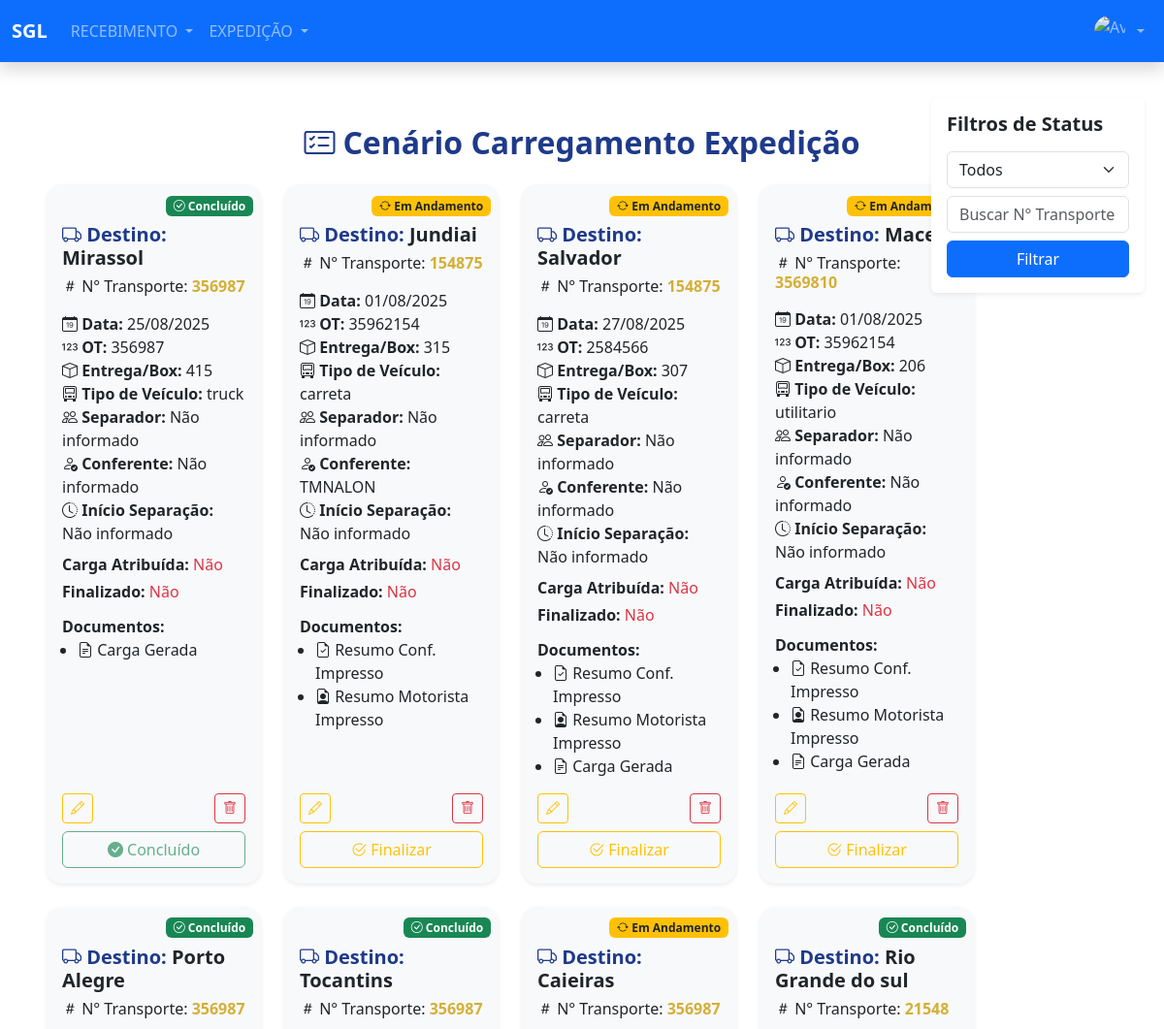
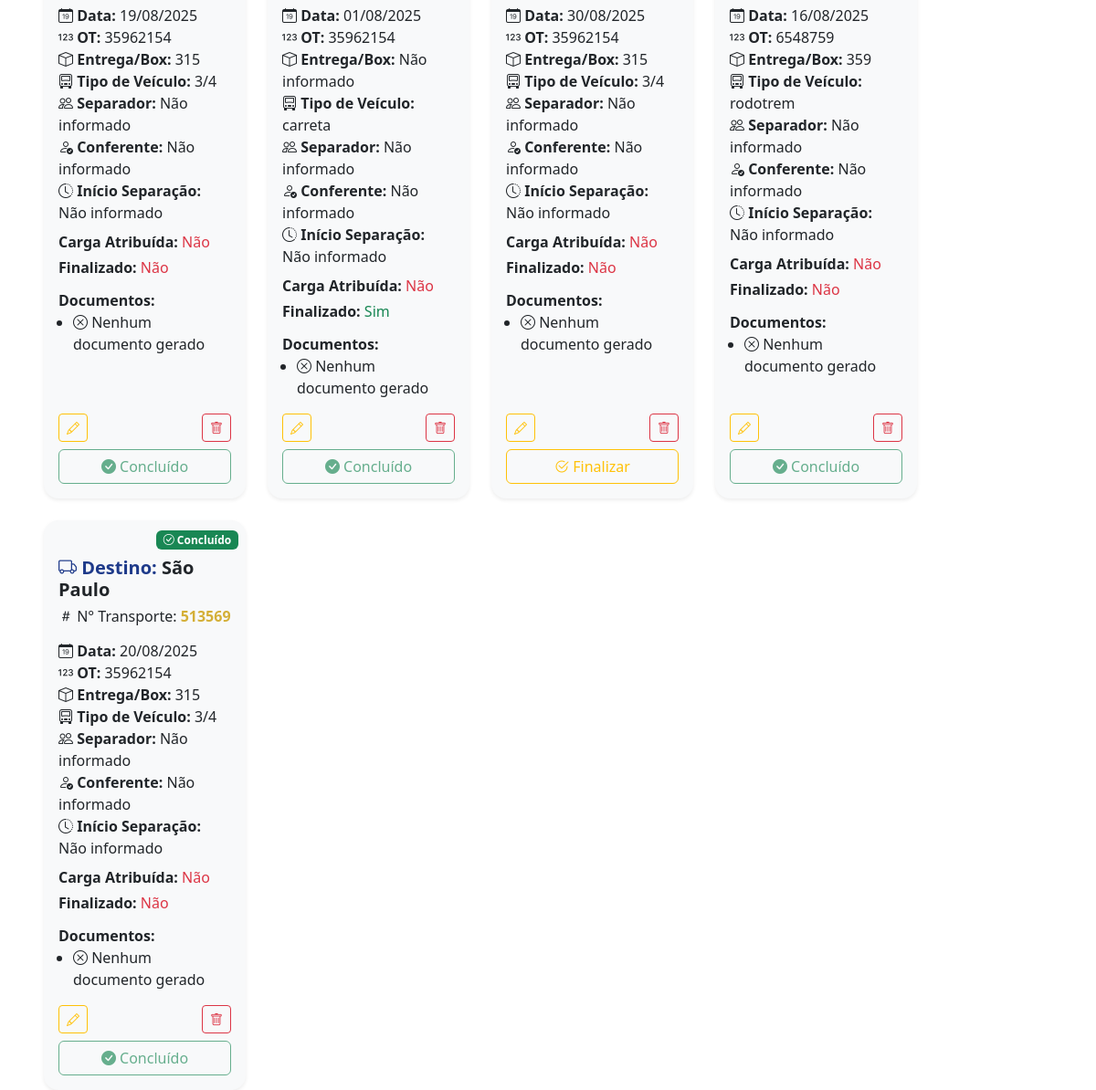
Screenshot of /expedicao/cargas/ (signed in) with the database file from the repository (2 pictures, top to bottom).
### expedicao/models.py (models this page shows, shortened)
class ControleSeparacao(models.Model):
    destino = models.CharField(max_length=150, default="Destino desconhecido")
    data = models.DateField(verbose_name="Data da Carga")
    numero_transporte = models.CharField("Número da Carga", max_length=10)
    ot = models.CharField("Ordem de Transporte", max_length=10)
    entrega_box = models.CharField(max_length=3, blank=True, null=True, default="Não informado")
    TIPO_VEICULO_CHOICES = [
        ("3/4", "3/4"),
        ("toco", "Toco"),
        ("carreta", "Carreta"),
        ("truck", "Truck"),
        ("rodotrem", "Rodotrem"),
        ("container", "Container"),
        ("utilitario", "Utilitário"),
    ]
    tipo_veiculo = models.CharField(max_length=20, choices=TIPO_VEICULO_CHOICES, blank=True, default="Não informado")
    outros_separadores = models.CharField(max_length=255, blank=True, default="Não informado")
    conferente = models.CharField(max_length=100, blank=True, default="Não informado")
    inicio_separacao = models.TimeField(blank=True, null=True)
    resumo_conf = models.BooleanField(default=False)
    resumo_motorista = models.BooleanField(default=False)
    etiquetas_cds = models.BooleanField(default=False)
    carga_gerada = models.BooleanField(default=False)
    atribuida = models.BooleanField(default=False)
    finalizado = models.BooleanField(default=False)
    STATUS_CHOICES = [
        ("Pendente", "Pendente"),
        ("Andamento", "Em Andamento"),
        ("Concluido", "Concluído"),
    ]
    status = models.CharField(max_length=20, choices=STATUS_CHOICES, default="Pendente")

### expedicao/views.py (the view, shortened to what this page needs)
# urls.py: path("cargas/", CargasListView.as_view(), name="cargas_list"),
class CargasListView(ListView):
    model = ControleSeparacao
    template_name = "expedicao/card_separacao.html"
    context_object_name = 'cargas'
    ordering = ['-id']
    def get_queryset(self):
        queryset = super().get_queryset()
        status = self.request.GET.get('status')
        if status:
            queryset = queryset.filter(status=status)
        numero_transporte = self.request.GET.get('numero_transporte')
        if numero_transporte:
            queryset = queryset.filter(numero_transporte__icontains=numero_transporte)
        return queryset
    def get_context_data(self, **kwargs):
        context = super().get_context_data(**kwargs)
        context['status_selected'] = self.request.GET.get('status', '')
        context['numero_transporte_search'] = self.request.GET.get('numero_transporte', '')
        return context

### templates/expedicao/card_separacao.html (shortened to what this page needs)
{% extends 'receipt/index.html' %}
{% block content %}
<div class="container-fluid mt-5 px-lg-4">
    <h2 class="text-center fw-bold mb-4" style="color:#1e3a8a;">
        <i class="bi bi-card-checklist me-2"></i>Cenário Carregamento Expedição
    </h2>
    <div class="row">
        <div class="col-lg-10 ms-lg-4">
            <div class="row g-4 justify-content-start">
                {% for carga in cargas %}
                <div class="col-md-6 col-lg-3" id="carga-{{ carga.id }}">
                    <div class="card shadow-sm border-0 h-100 d-flex flex-column position-relative"
                         style="border-radius: 1rem; background-color:#f8f9fa;">
                        <div class="position-absolute" style="top: 0.5rem; right: 0.5rem;">
                            {% if carga.status == "Pendente" %}
                                <span class="badge bg-secondary"><i class="bi bi-hourglass-split"></i> Pendente</span>
                            {% elif carga.status == "Andamento" %}
                                <span class="badge bg-warning text-dark"><i class="bi bi-arrow-repeat"></i> Em Andamento</span>
                            {% elif carga.status == "Concluido" %}
                                <span class="badge bg-success"><i class="bi bi-check-circle"></i> Concluído</span>
                            {% endif %}
                        </div>
                        <div class="card-body d-flex flex-column mt-4">
                            <h5 class="card-title fw-bold mb-2" style="color:#1e3a8a;">
                                <i class="bi bi-truck"></i> Destino:
                                <span class="text-dark">{{ carga.destino|default:"Não informado" }}</span>
                            </h5>
                            <h6 class="mb-3">
                                <i class="bi bi-hash"></i> N° Transporte:
                                <a href="{% url 'expedicao:detalhe_carga' carga.id %}" class="fw-bold text-decoration-none" style="color:#d4af37;">
                                    {{ carga.numero_transporte|default:"Não informado" }}
                                </a>
                            </h6>
                            <ul class="list-unstyled mb-2">
                                <li><i class="bi bi-calendar-date"></i> <strong>Data:</strong> {{ carga.data|date:"d/m/Y"|default:"Não informado" }}</li>
                                <li><i class="bi bi-123"></i> <strong>OT:</strong> {{ carga.ot|default:"Não informado" }}</li>
                                <li><i class="bi bi-box"></i> <strong>Entrega/Box:</strong> {{ carga.entrega_box|default:"Não informado" }}</li>
                                <li><i class="bi bi-truck-front"></i> <strong>Tipo de Veículo:</strong> {{ carga.tipo_veiculo|default:"Não informado" }}</li>
                                <li><i class="bi bi-people"></i> <strong>Separador:</strong> {{ carga.outros_separadores|default:"Não informado" }}</li>
                                <li><i class="bi bi-person-check"></i> <strong>Conferente:</strong> {{ carga.conferente|default:"Não informado" }}</li>
                                <li><i class="bi bi-clock-history"></i> <strong>Início Separação:</strong> {{ carga.inicio_separacao|date:"d/m/Y H:i"|default:"Não informado" }}</li>
                            </ul>
                            <div class="mb-2">
                                <p class="mb-1"><strong>Carga Atribuída:</strong>
                                    {% if carga.atribuida %}<span class="text-success">Sim</span>{% else %}<span class="text-danger">Não</span>{% endif %}
                                </p>
                                <p class="mb-1"><strong>Finalizado:</strong>
                                    {% if carga.finalizado %}<span class="text-success">Sim</span>{% else %}<span class="text-danger">Não</span>{% endif %}
                                </p>
                            </div>
                            <div class="mb-3">
                                <strong>Documentos:</strong>
                                <ul class="mb-0 ps-3">
                                    {% if carga.resumo_conf %}<li><i class="bi bi-file-earmark-check"></i> Resumo Conf. Impresso</li>{% endif %}
                                    {% if carga.resumo_motorista %}<li><i class="bi bi-file-earmark-person"></i> Resumo Motorista Impresso</li>{% endif %}
                                    {% if carga.carga_gerada %}<li><i class="bi bi-file-earmark-text"></i> Carga Gerada</li>{% endif %}
                                    {% if not carga.resumo_conf and not carga.resumo_motorista and not carga.etiquetas_cds and not carga.carga_gerada %}
                                        <li><i class="bi bi-x-circle"></i> Nenhum documento gerado</li>
                                    {% endif %}
                                </ul>
                            </div>
                            <div class="mt-auto">
                                <div class="d-flex justify-content-between mb-2">
                                    <a href="{% url 'expedicao:editar_carga' carga.id %}" class="btn btn-sm btn-outline-warning">
                                        <i class="bi bi-pencil"></i>
                                    </a>
                                    <a href="{% url 'expedicao:excluir_carga' pk=carga.id %}" class="btn btn-sm btn-outline-danger">
                                        <i class="bi bi-trash"></i>
                                    </a>
                                </div>
                                <div class="d-flex justify-content-center">
                                    {% if carga.status == "Pendente" %}
                                    <form method="post" action="#carga-{{ carga.id }}" class="w-100">
                                        {% csrf_token %}
                                        <input type="hidden" name="carga_id" value="{{ carga.id }}">
                                        <button type="submit" class="btn btn-outline-secondary w-100">
                                            <i class="bi bi-play-circle"></i> Iniciar
                                        </button>
                                    </form>
                                    {% elif carga.status == "Andamento" %}
                                    <form method="post" action="#carga-{{ carga.id }}" class="w-100">
                                        <button type="submit" class="btn btn-outline-warning w-100">
                                            <i class="bi bi-check2-circle"></i> Finalizar
                                        </button>
                                    </form>
                                    {% else %}
                                    <button type="button" class="btn btn-outline-success w-100" disabled>
                                        <i class="bi bi-check-circle-fill"></i> Concluído
                                    </button>
                                    {% endif %}
                                </div>
                            </div>
                        </div>
                    </div>
                </div>
                {% empty %}
                <p class="text-center text-muted mt-4">Nenhuma carga encontrada.</p>
                {% endfor %}
            </div>
        </div>
        <div class="col-lg-2 d-none d-lg-block">
            <div class="card shadow-sm border-0 p-3 mb-4" style="position: fixed; right: 20px; top: 100px; width: 220px;">
                <h5 class="fw-bold mb-3">Filtros de Status</h5>
                <form method="get">
                    <div class="mb-2">
                        <select name="status" class="form-select">
                            <option value="">Todos</option>
                        </select>
                    </div>
                    <div class="mb-2">
                        <input type="text" name="numero_transporte" class="form-control" placeholder="Buscar N° Transporte"
                               value="{{ request.GET.numero_transporte }}">
                    </div>
                    <button type="submit" class="btn btn-primary w-100">Filtrar</button>
                </form>
            </div>
        </div>
    </div>
</div>
{% endblock %}

### rows the page displays
ControleSeparacao: status "Concluido" (drawn), destino "Mirassol", numero_transporte "356987", data "25/08/2025", ot "356987", entrega_box "415", tipo_veiculo "truck", outros_separadores "Não informado", conferente "Não informado", inicio_separacao "Não informado", atribuida "Não", finalizado "Não", carga_gerada True (drawn)
ControleSeparacao: status "Andamento" (drawn), destino "Jundiai", numero_transporte "154875", data "01/08/2025", ot "35962154", entrega_box "315", tipo_veiculo "carreta", outros_separadores "Não informado", conferente "TMNALON", inicio_separacao "Não informado", atribuida "Não", finalizado "Não", resumo_conf True (drawn), resumo_motorista True (drawn)
ControleSeparacao: status "Andamento" (drawn), destino "Salvador", numero_transporte "154875", data "27/08/2025", ot "2584566", entrega_box "307", tipo_veiculo "carreta", outros_separadores "Não informado", conferente "Não informado", inicio_separacao "Não informado", atribuida "Não", finalizado "Não", resumo_conf True (drawn), resumo_motorista True (drawn), carga_gerada True (drawn)
ControleSeparacao: status "Andamento" (drawn), destino "Maceio", numero_transporte "3569810", data "01/08/2025", ot "35962154", entrega_box "206", tipo_veiculo "utilitario", outros_separadores "Não informado", conferente "Não informado", inicio_separacao "Não informado", atribuida "Não", finalizado "Não", resumo_conf True (drawn), resumo_motorista True (drawn), carga_gerada True (drawn)
ControleSeparacao: status "Concluido" (drawn), destino "Porto Alegre", numero_transporte "356987", data "19/08/2025", ot "35962154", entrega_box "315", tipo_veiculo "3/4", outros_separadores "Não informado", conferente "Não informado", inicio_separacao "Não informado", atribuida "Não", finalizado "Não", resumo_conf False (drawn)
ControleSeparacao: status "Concluido" (drawn), destino "Tocantins", numero_transporte "356987", data "01/08/2025", ot "35962154", entrega_box "Não informado", tipo_veiculo "carreta", outros_separadores "Não informado", conferente "Não informado", inicio_separacao "Não informado", atribuida "Não", finalizado "Sim", resumo_conf False (drawn)
ControleSeparacao: status "Andamento" (drawn), destino "Caieiras", numero_transporte "356987", data "30/08/2025", ot "35962154", entrega_box "315", tipo_veiculo "3/4", outros_separadores "Não informado", conferente "Não informado", inicio_separacao "Não informado", atribuida "Não", finalizado "Não", resumo_conf False (drawn)
ControleSeparacao: status "Concluido" (drawn), destino "Rio Grande do sul", numero_transporte "21548", data "16/08/2025", ot "6548759", entrega_box "359", tipo_veiculo "rodotrem", outros_separadores "Não informado", conferente "Não informado", inicio_separacao "Não informado", atribuida "Não", finalizado "Não", resumo_conf False (drawn)
ControleSeparacao: status "Concluido" (drawn), destino "São Paulo", numero_transporte "513569", data "20/08/2025", ot "35962154", entrega_box "315", tipo_veiculo "3/4", outros_separadores "Não informado", conferente "Não informado", inicio_separacao "Não informado", atribuida "Não", finalizado "Não", resumo_conf False (drawn)
